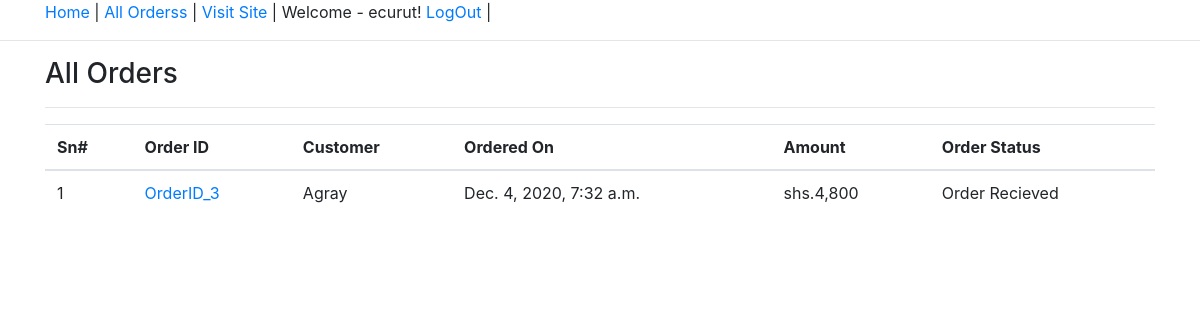
The app's page /admin_all_orders/ (signed in) with its own data.
### shop/models.py (models this page shows, shortened)
class Order(models.Model):
    cart = models.OneToOneField(Cart, on_delete=models.CASCADE)
    ordered_by=models.CharField(max_length=200)
    shipping_address=models.CharField(max_length=200)
    mobile = models.CharField(max_length=15)
    email = models.EmailField(null=True, blank=True)
    subtotal = models.PositiveIntegerField()
    discount = models.PositiveIntegerField()
    total = models.PositiveIntegerField()
    order_status = models.CharField(max_length=50, choices=ORDER_STATUS)
    created_at = models.DateTimeField(auto_now_add=True)

### shop/views.py (the view)
# urls.py: path('admin_all_orders/', AdminOrderListView.as_view(), name='all_orders'),
class AdminOrderListView(AdminRequiredMixin, ListView):
    template_name="admin/admin_order_list.html"
    queryset = Order.objects.all().order_by("-id")
    context_object_name = "all_orders"

### shop/views.py (called while the page is built)
    def dispatch(self, request, *args, **kwargs):
        user = request.user #user currently logged in
        if user.is_authenticated and Admin.objects.filter(user=user).exists():
            pass
        else:
            return redirect("/admin_login/")
        return super().dispatch(request, *args, **kwargs)

### templates/admin/admin_order_list.html (shortened to what this page needs)
{% extends 'admin/admin_base.html' %}
{% load humanize %}
{% block content %}
<div class="container">
    <div class="row">
    <div class="col-md-12">
    <h3>All Orders</h3><hr/>
    <table class="table">
        <thead>
            <tr>
                <th>Sn#</th>
                <th>Order ID</th>
                <th>Customer</th>
                <th>Ordered On</th>
                <th>Amount</th>
                <th>Order Status</th>
            </tr>
        </thead>
        <tbody>
        {% for order in all_orders %}
            <tr>
                <td scope="row">{{forloop.counter}}</td>
                <td><a href="{% url 'shop:admin_order_detail' order.pk %}">OrderID_{{order.id}}</a></td>
                <td>{{order.ordered_by}}</td>
                <td>{{order.created_at}}</td>
                <td>shs.{{order.total|intcomma}}</td>
                <td>{{order.order_status}}</td>
            </tr>
        {% endfor %}
        </tbody>
    </table>
    </div>
    </div>
</div>
{% endblock content %}

### templates/admin/admin_base.html (shortened to what this page needs)
<html>
    <head>
        <link rel="stylesheet" href="https://cdn.jsdelivr.net/npm/bootstrap@4.5.3/dist/css/bootstrap.min.css">
        <link rel="stylesheet" href="">
    </head>
    <body>
        <div class="container">
        <a href="{% url 'shop:admin_home' %}">Home</a> |
        <a href="{% url 'shop:all_orders' %}">All Orderss</a> |
        <a href="/" target="_blank">Visit Site</a> |
        {% if request.user.admin %}
        Welcome - {{request.user.username}}!
        <a href="{% url 'shop:admin_logout' %}">LogOut</a> |
        {% else %}
        <a href="{% url 'shop:admin_login' %}">Login</a>
        {% endif %}
        </div>
        <hr/>
            {% block  content %}
            {% endblock %}
    </body>
</html>

### records on screen
Order: id "3", ordered_by "Agray", created_at "Dec. 4, 2020, 7:32 a.m.", total "4,800", order_status "Order Recieved"

### other values on screen
{{ request.user.username }} "ecurut"
